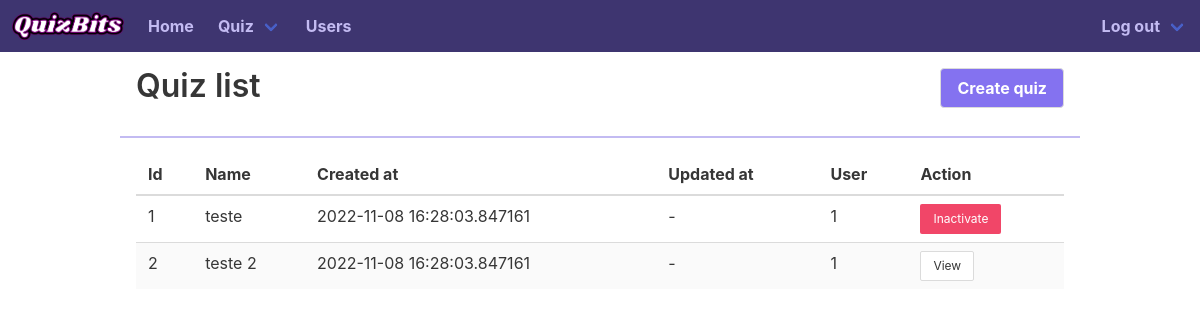
The page /quiz/ (signed in) on the database as committed earlier.
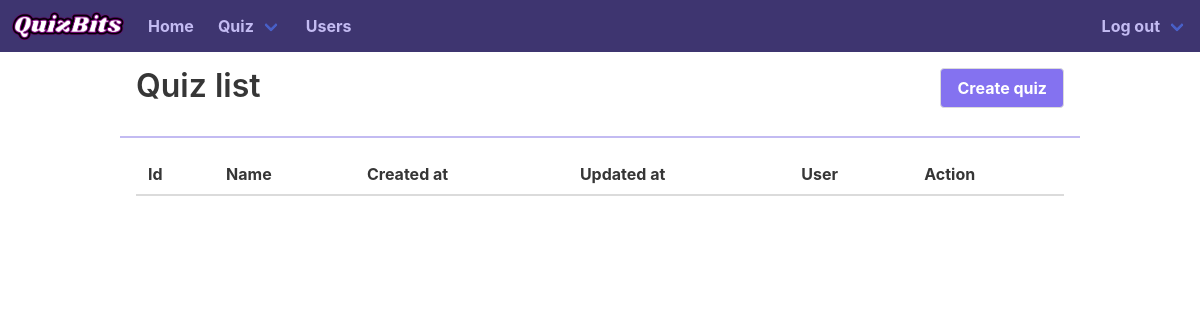
The same page on the database as committed later.
### app/models/quiz.py (models this page shows, shortened)
class Quiz(db.Model, SerializerMixin):
    __tablename__ = 'quiz'
    id = db.Column(db.Integer, primary_key=True)
    name = db.Column(db.String(100), nullable=False)
    content = db.Column(db.Text, nullable=False)
    active = db.Column(db.Boolean, nullable=False)
    created_at = db.Column(db.DateTime, nullable=False)
    updated_at = db.Column(db.DateTime, nullable=True)
    user_id = db.Column(db.Integer, db.ForeignKey("user.id"))
    answer = db.relationship("Answer")

### app/quiz/controller.py (the view)
@quiz_controller.route('/', methods=['GET', 'PUT'])
def list_quiz():
    user = User.query.filter_by(email=session['email']).first()
    quizzes = Quiz.query.filter_by(user_id=user.id).all()
    return render_template("list-quiz.html", quizzes=quizzes)

### app/__init__.py (called while the page is built)
def render_login_button():
    return True if session.get('email') else False

### app/templates/list-quiz.html (shortened to what this page needs)
{% extends 'content.html' %}
{% block content %}
<div class="all-width content">
  <div class="header-with-button">
    <h1>Quiz list</h1>
    <a href="/quiz/create"><button class="button">Create quiz</button></a>
  </div>
  <div class="list-body">
    <table class="table is-striped">
      <thead>
        <tr>
          <th>Id</th>
          <th>Name</th>
          <th>Created at</th>
          <th>Updated at</th>
          <th>User</th>
          <th>Action</th>
        </tr>
      </thead>
      <tbody>
        {% for quiz in quizzes %}
        <tr>
          <td>{{ quiz.id }}</td>
          <td>{{ quiz.name }}</td>
          <td>{{ quiz.created_at }}</td>
          <td>
            {% if quiz.updated_at %}
            {{ quiz.updated_at }}
            {% else %}
            -
            {% endif %}
          </td>
          <td>{{ quiz.user_id }}</td>
          <td>
            {% if quiz.active %}
            <button class="button is-small is-danger" onclick="changeVal('{{ quiz.id }}');">Inactivate</button>
            {% else %}
            <a href="/quiz/results">
              <button class="button is-small">View</button>
            </a>
            {% endif %}
          </td>
        </tr>
        {% endfor %}
      </tbody>
    </table>
  </div>
</div>
{% endblock %}

Rows that differ between the two databases and show on the page:
removed Quiz: id "1", name "teste", created_at "2022-11-08 16:28:03.847161", user_id "1"
removed Quiz: id "2", name "teste 2", created_at "2022-11-08 16:28:03.847161", user_id "1", active "View"
